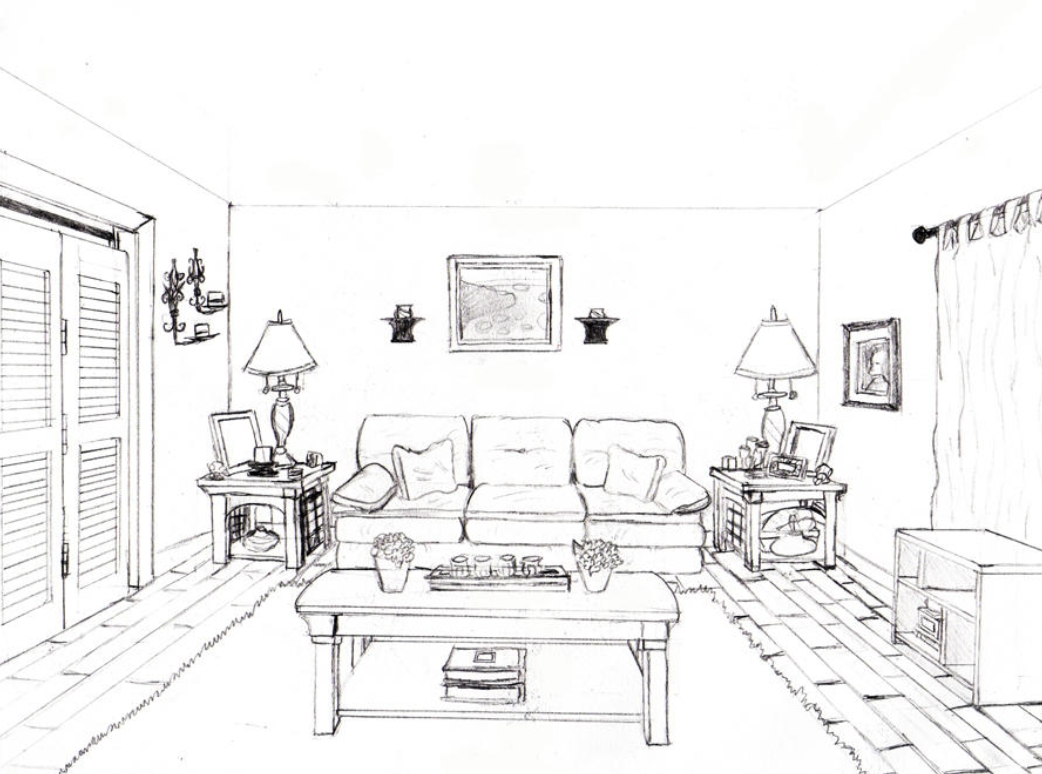
#> input picture input.png, 1042 x 774 px; its folder holds only this picture in this run
$ python -i image-to-sketch.py   (imports and definitions only)
#> lines starting #> are read from the running program, lines starting #| are printed output that depends on the picture
import cv2
import glob
import os
from tqdm import tqdm

def convert_to_sketch(image_path):
    # Reading the image
#> called with image_path = '../input.png'
    image = cv2.imread(image_path)
#> image is the input picture: shape (774, 1042, 3); mean B, G, R 241.4, 241.6, 242

    # Converting it into grayscale
    gray_image = cv2.cvtColor(image, cv2.COLOR_BGR2GRAY)

    # Apply histogram equalization to improve contrast
    gray_image = cv2.equalizeHist(gray_image)
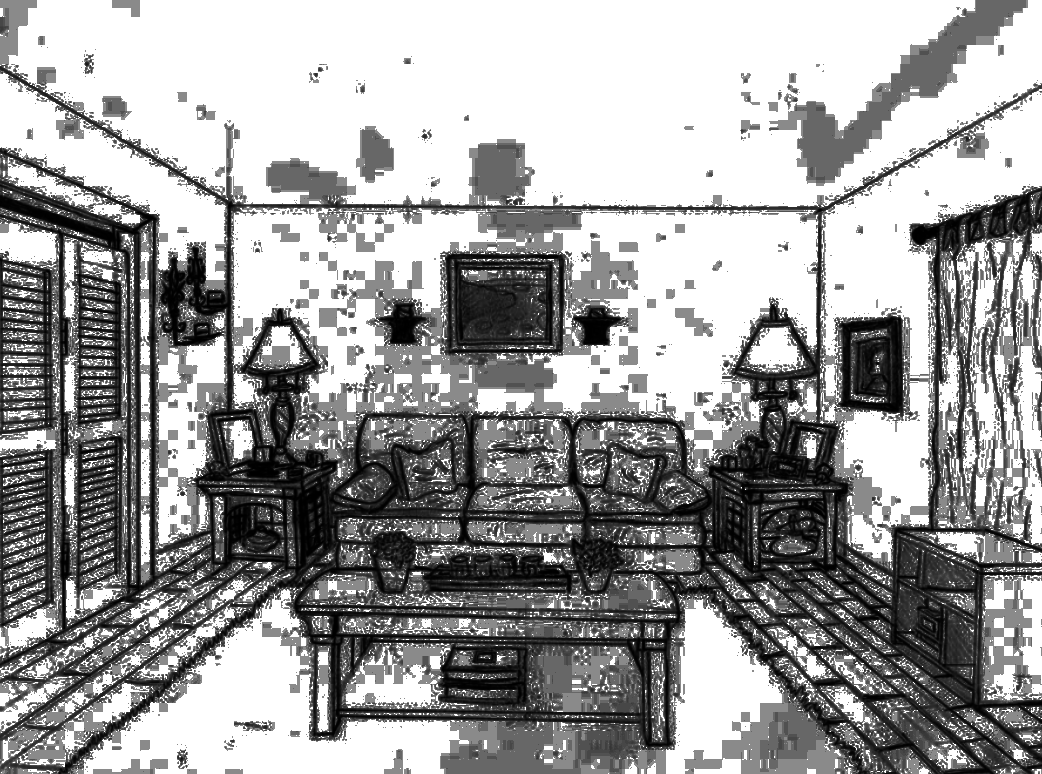
#> gray_image: shape (774, 1042); min 0, max 255, mean 158

    # Inverting the image
    inverted_image = 255 - gray_image
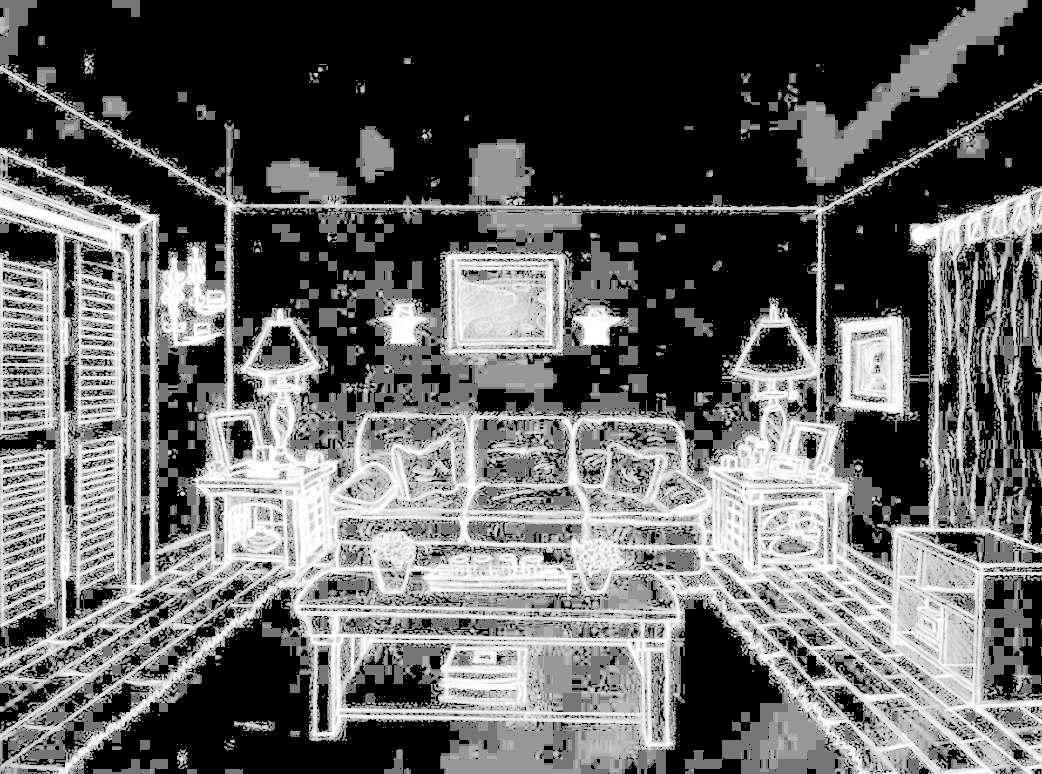
#> inverted_image: shape (774, 1042); min 0, max 255, mean 97

    # The pencil sketch
    blurred = cv2.GaussianBlur(inverted_image, (21, 21), 0)
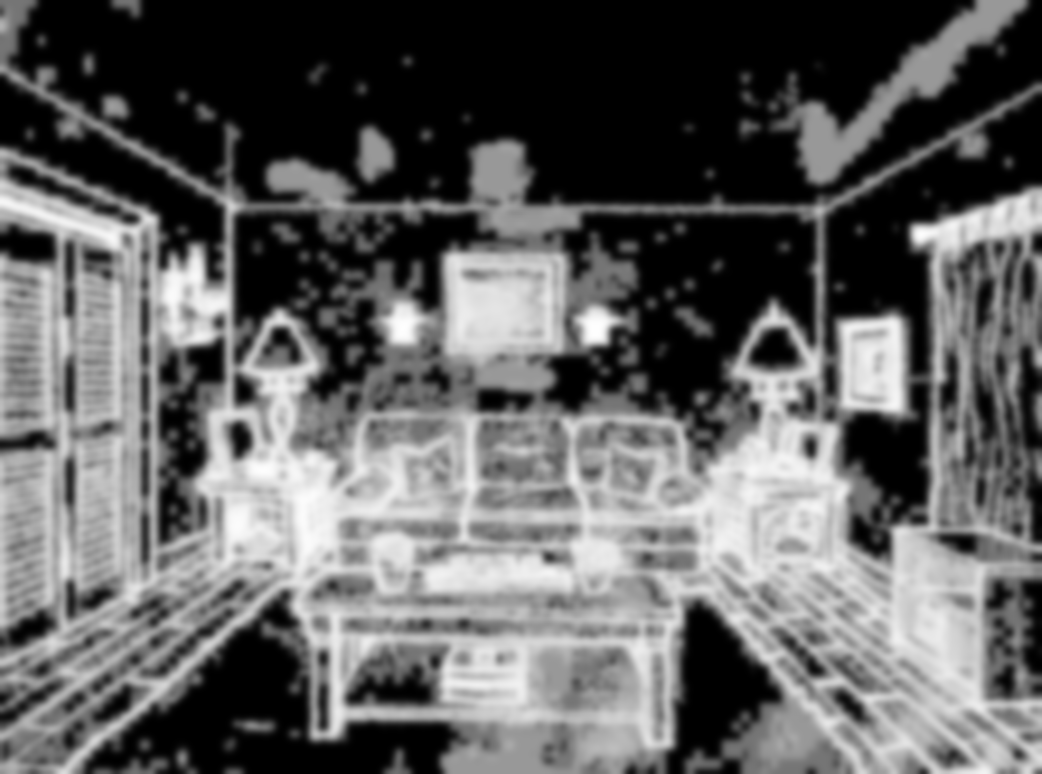
#> blurred: shape (774, 1042); min 0, max 254, mean 97
    inverted_blurred = 255 - blurred
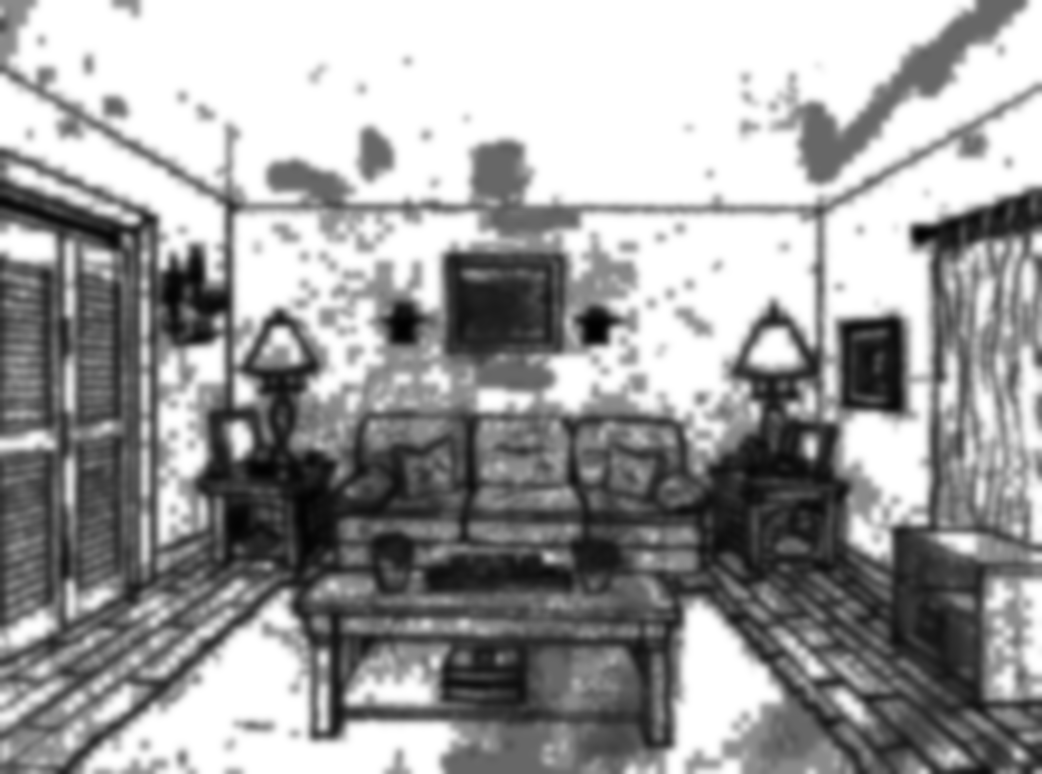
#> inverted_blurred: shape (774, 1042); min 1, max 255, mean 158
    pencil_sketch = cv2.divide(gray_image, inverted_blurred, scale=256.0)
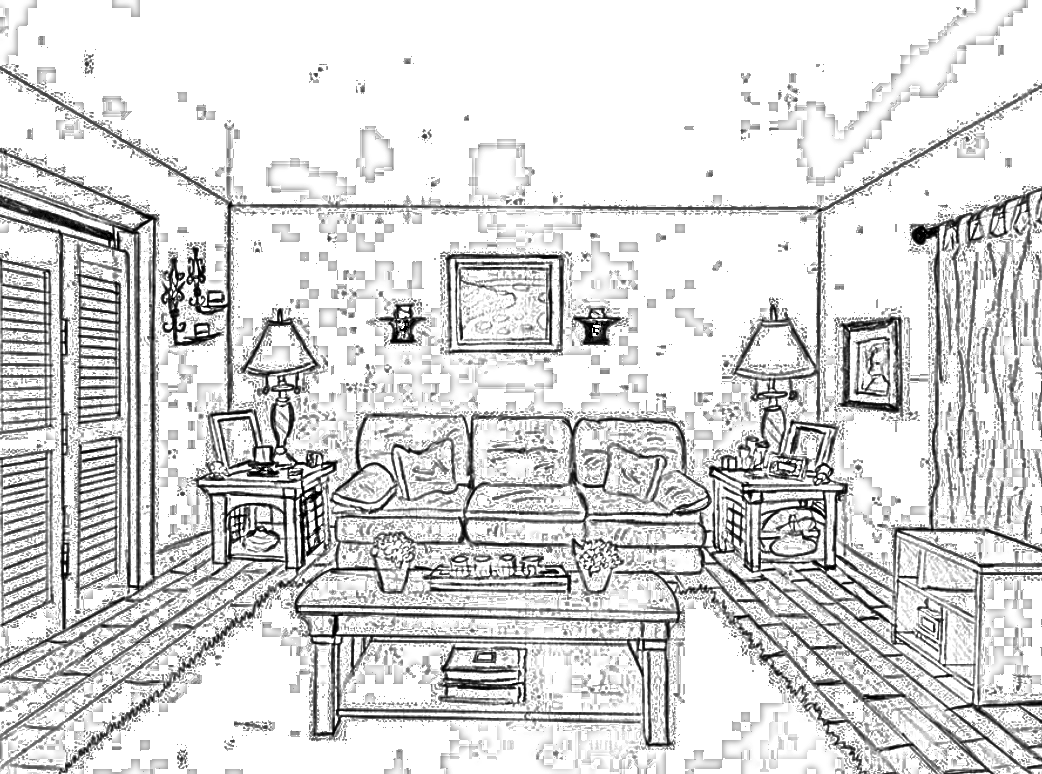
#> pencil_sketch: shape (774, 1042); min 0, max 255, mean 215.7

    # Overwrite the original image with the sketched version
    cv2.imwrite(image_path, pencil_sketch)

def process_directory(directory_path):
    # Get all jpg files in the directory
    image_files = glob.glob(os.path.join(directory_path, '*.jpg'))

    for image_file in tqdm(image_files):
        convert_to_sketch(image_file)

# Path to the directory containing jpg images
directory_path = "data/ade20k_rooms_only/images/training"
# [1 line not run here, left out]

directory_path = "data/ade20k_rooms_only/images/validation"
# [1 line not run here, left out]

>>> result = convert_to_sketch('../input.png')
